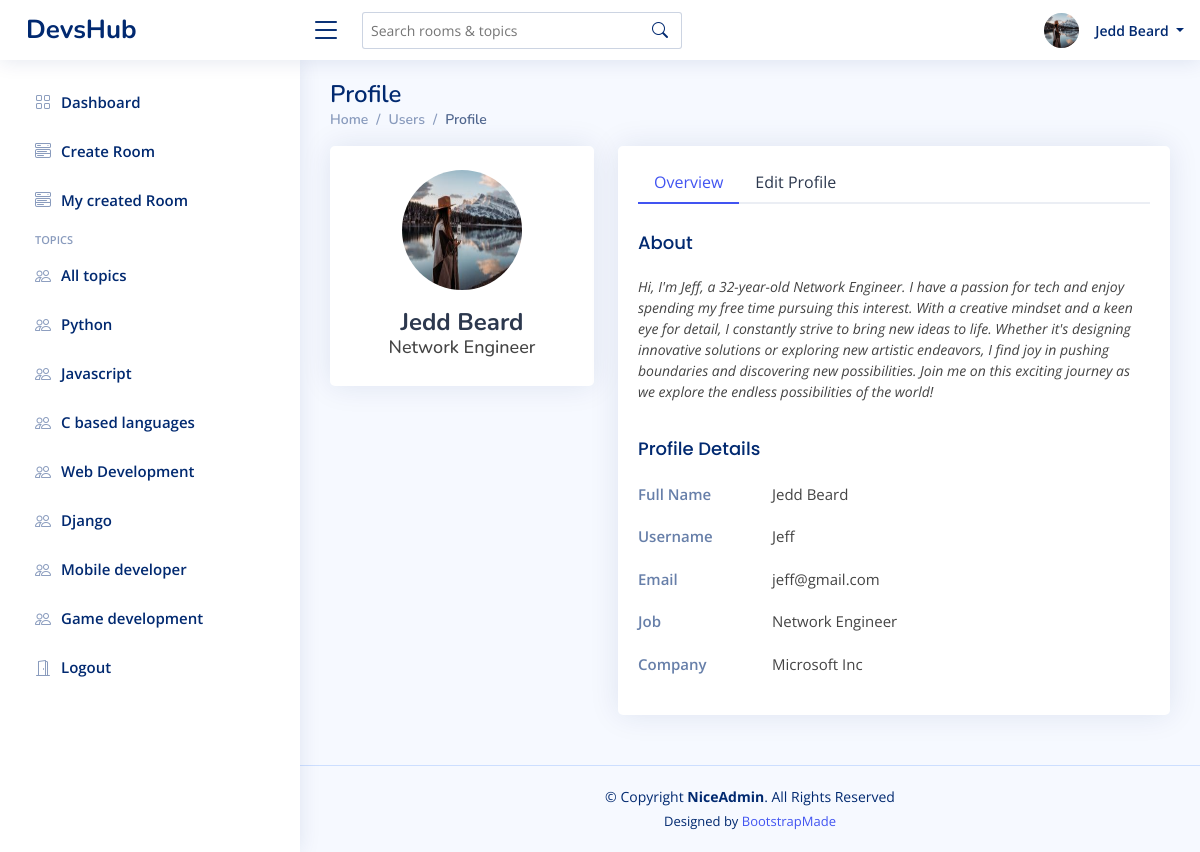
/profile/1/ (signed in), run on the app's committed database.
### base/models.py (models this page shows, shortened)
class Profile(models.Model):
    user = models.OneToOneField(User, on_delete=models.CASCADE)
    full_name = models.CharField(max_length=200, blank=True)
    profile_pic = models.ImageField(default="avatar.png", upload_to='profiles/', blank=True)
    bio =  models.TextField(blank=True)
    job = models.CharField(max_length=150, blank=True)
    company = models.CharField(max_length=200, blank=True)
    created = models.DateTimeField(auto_now_add=True)
    updated = models.DateTimeField(auto_now=True)

class Topic(models.Model):
    name = models.CharField(max_length=100)

### base/views.py (the view)
# urls.py: path('profile/<str:pk>/', profile_view, name="profile"),
@login_required(login_url="login")
def profile_view(request, pk):
    topics = Topic.objects.all()
    user = User.objects.get(id=pk)
    form = EditProfileForm(request.POST or None, request.FILES or None, instance=user.profile)
    if form.is_valid():
        form.save()
        messages.success(request, "Profile has updated successfully")
        return redirect('profile', pk=user.id)
    context = {
        'topics':topics,
        "user":user,
        'form': form
    }
    return render(request, 'base/profile.html', context)

### base/forms.py
class EditProfileForm(forms.ModelForm):
    class Meta:
        model = Profile
        fields = "__all__"
        exclude = ["user"]

### base/templates/base/profile.html (shortened to what this page needs)
{% extends 'main.html' %}
{% load static %}
{% load custom_filters %}
{% load crispy_forms_tags %}
{% block css_files %}
<link href="{% static 'vendor/bootstrap/css/bootstrap.min.css' %}" rel="stylesheet">
<link href="{% static 'vendor/bootstrap-icons/bootstrap-icons.css' %}" rel="stylesheet">
<link href="{% static 'css/style.css' %}" rel="stylesheet">
{% endblock css_files %}
{% block content %}
  <main id="main" class="main">
    <div class="pagetitle">
      <h1>Profile</h1>
      <nav>
        <ol class="breadcrumb">
          <li class="breadcrumb-item"><a href="index.html">Home</a></li>
          <li class="breadcrumb-item">Users</li>
          <li class="breadcrumb-item active">Profile</li>
        </ol>
      </nav>
    </div>
    <section class="section profile">
      <div class="row">
        <div class="col-xl-4">
          <div class="card">
            <div class="card-body profile-card pt-4 d-flex flex-column align-items-center">
              <img src="{{user.profile.profile_pic.url}}" style="height:120px; width:130px;" alt="Profile" class="rounded-circle mb-2">
              <h2>
                {% if user.profile.full_name %}
                        {{user.profile.full_name}}
                    {% else %}
                        {{user}}
                    {% endif %}
                </h2>
              <h3>{% if user.profile.job %}
                        {{user.profile.job}}
                    {% else %}
                        job not indicated
                    {% endif %} </h3>
            </div>
          </div>
        </div>
        <div class="col-xl-8">
          <div class="card">
            <div class="card-body pt-3">
              <ul class="nav nav-tabs nav-tabs-bordered">
                <li class="nav-item">
                  <button class="nav-link active" data-bs-toggle="tab" data-bs-target="#profile-overview">Overview</button>
                </li>
                {% if request.user.profile == user.profile %}
                <li class="nav-item">
                  <button class="nav-link" data-bs-toggle="tab" data-bs-target="#profile-edit">Edit Profile</button>
                </li>
                {% endif %}
              </ul>
              <div class="tab-content pt-2">
                <div class="tab-pane fade show active profile-overview" id="profile-overview">
                  <h5 class="card-title">About</h5>
                  <p class="small fst-italic">
                    {% if user.profile.bio %}
                        {{user.profile.bio}}
                    {% else %}
                        No bio...
                    {% endif %}
                  </p>
                  <h5 class="card-title">Profile Details</h5>
                  <div class="row">
                    <div class="col-lg-3 col-md-4 label ">Full Name</div>
                    <div class="col-lg-9 col-md-8">{% if user.profile.full_name %}
                        {{user.profile.full_name}}
                    {% else %}
                        None
                    {% endif %} </div>
                  </div>
                  <div class="row">
                    <div class="col-lg-3 col-md-4 label">Username</div>
                    <div class="col-lg-9 col-md-8">{{user.username}}</div>
                  </div>
                  <div class="row">
                    <div class="col-lg-3 col-md-4 label">Email</div>
                    <div class="col-lg-9 col-md-8">{{user.email}}</div>
                  </div>
                  <div class="row">
                    <div class="col-lg-3 col-md-4 label">Job</div>
                    <div class="col-lg-9 col-md-8">
                    {% if user.profile.job %}
                        {{user.profile.job}}
                    {% else %}
                        Not updated
                    {% endif %} </div>
                  </div>
                  <div class="row">
                    <div class="col-lg-3 col-md-4 label">Company</div>
                    <div class="col-lg-9 col-md-8">
                        {% if user.profile.company %}
                        {{user.profile.company}}
                        {% else %}
                            Not updated
                        {% endif %}
                    </div>
                  </div>
                </div>
              </div>
            </div>
          </div>
        </div>
      </div>
    </section>
  </main>
{% endblock content %}

### templates/navbar.html (shortened to what this page needs)
  <header id="header" class="header fixed-top d-flex align-items-center">
    <div class="d-flex align-items-center justify-content-between">
      <a href="{% url 'home' %}" class="logo d-flex align-items-center">
        <span class="d-none d-lg-block">DevsHub</span>
      </a>
      <i class="bi bi-list toggle-sidebar-btn"></i>
    </div>
    <div class="search-bar">
      <form class="search-form d-flex align-items-center" method="GET" action="{% url 'home' %}">
        <input type="text" name="q" placeholder="Search rooms & topics" title="Enter search keyword">
        <button type="submit" title="Search"><i class="bi bi-search"></i></button>
      </form>
    </div>
    <nav class="header-nav ms-auto">
      <ul class="d-flex align-items-center">
        {% if user.is_authenticated %}
        <li class="nav-item dropdown pe-3">
          <a class="nav-link nav-profile d-flex align-items-center pe-0" href="#" data-bs-toggle="dropdown">
            <img src="{{request.user.profile.profile_pic.url}}" style="height: 35px; width:35px;" alt="Profile" class="rounded-circle me-2">
            <span class="d-none d-md-block dropdown-toggle ps-2">
              {% if request.user.profile.full_name %}
                {{request.user.profile.full_name}}
              {% else %}
                {{request.user}}
               {% endif %}
            </span>
          </a>
        </li>
        {% else %}
        <a href="{% url 'login' %}" class="btn btn-primary me-3">Login</a>
        {% endif %}
      </ul>
    </nav>
  </header>

### templates/aside.html
  <aside id="sidebar" class="sidebar">
    <ul class="sidebar-nav" id="sidebar-nav">
      <li class="nav-item">
        <a class="nav-link collapsed" href="{% url 'home' %}">
          <i class="bi bi-grid"></i>
          <span>Dashboard</span>
        </a>
      </li>
      <li class="nav-item">
        <a class="nav-link collapsed" data-bs-target="#components-nav" href="{% url 'create-room' %}">
          <i class="bi bi-menu-button-wide"></i><span>Create Room</span>
        </a>
      </li>
      <li class="nav-item">
        <a class="nav-link collapsed" data-bs-target="#components-nav" href="{% url 'created-rooms' %}">
          <i class="bi bi-menu-button-wide"></i><span>My created Room</span>
        </a>
      </li>
      <li class="nav-heading">Topics</li>
      <li class="nav-item">
        <a class="nav-link collapsed" href="{% url 'home' %}">
        <i class="bi bi-people"></i>
        <span>All topics</span>
        </a>
    </li>
      {% for topic in topics %}
        <li class="nav-item">
            <a class="nav-link collapsed" href="{% url 'home' %}?q={{topic.name}}">
            <i class="bi bi-people"></i>
            <span>{{topic.name}}</span>
            </a>
        </li>
      {% endfor %}
      {% if user.is_authenticated %}
      <li class="nav-item">
        <a class="nav-link collapsed" href="{% url 'logout' %}">
        <i class="bi bi-door-open"></i>
        <span>Logout</span>
        </a>
      </li>
      {% endif %}
    </ul>
  </aside>

### static/css/style.css (style rules this page uses)
:root { scroll-behavior: smooth; }
body { font-family: "Open Sans", sans-serif; background: #f6f9ff; color: #444444; }
a { color: #4154f1; text-decoration: none; }
h1, h2, h3, h4, h5, h6 { font-family: "Nunito", sans-serif; }
#main { margin-top: 60px; padding: 20px 30px; transition: all 0.3s; }
.pagetitle { margin-bottom: 10px; }
.pagetitle h1 { font-size: 24px; margin-bottom: 0; font-weight: 600; color: #012970; }
.card { margin-bottom: 30px; border: none; border-radius: 5px; box-shadow: 0px 0 30px rgba(1, 41, 112, 0.1); }
.card-title { padding: 20px 0 15px 0; font-size: 18px; font-weight: 500; color: #012970; font-family: "Poppins", sans-serif; }
.card-body { padding: 0 20px 20px 20px; }
.breadcrumb { font-size: 14px; font-family: "Nunito", sans-serif; color: #899bbd; font-weight: 600; }
.breadcrumb a { color: #899bbd; transition: 0.3s; }
.breadcrumb .breadcrumb-item::before { color: #899bbd; }
.breadcrumb .active { color: #51678f; font-weight: 600; }
.nav-tabs-bordered { border-bottom: 2px solid #ebeef4; }
.nav-tabs-bordered .nav-link { margin-bottom: -2px; border: none; color: #2c384e; }
.nav-tabs-bordered .nav-link.active { background-color: #fff; color: #4154f1; border-bottom: 2px solid #4154f1; }
.logo { line-height: 1; }
@media (min-width: 1200px) { .logo { width: 280px; } }
.logo span { font-size: 26px; font-weight: 700; color: #012970; font-family: "Nunito", sans-serif; }
.header { transition: all 0.5s; z-index: 997; height: 60px; box-shadow: 0px 2px 20px rgba(1, 41, 112, 0.1); background-color: #fff; padding-left: 20px; }
.header .toggle-sidebar-btn { font-size: 32px; padding-left: 10px; cursor: pointer; color: #012970; }
.header .search-bar { min-width: 360px; padding: 0 20px; }
.header .search-form { width: 100%; }
.header .search-form input { border: 0; font-size: 14px; color: #012970; border: 1px solid rgba(1, 41, 112, 0.2); padding: 7px 38px 7px 8px; border-radius: 3px; transition: 0.3s; width: 100%; }
.header .search-form button { border: 0; padding: 0; margin-left: -30px; background: none; }
.header .search-form button i { color: #012970; }
.header-nav ul { list-style: none; }
.header-nav>ul { margin: 0; padding: 0; }
.header-nav .nav-profile { color: #012970; }
.header-nav .nav-profile img { max-height: 36px; }
.header-nav .nav-profile span { font-size: 14px; font-weight: 600; }
.sidebar { position: fixed; top: 60px; left: 0; bottom: 0; width: 300px; z-index: 996; transition: all 0.3s; padding: 20px; overflow-y: auto; scrollbar-width: thin; scrollbar-color: #aab7cf transparent; box-shadow: 0px 0px 20px rgba(1, 41, 112, 0.1); background-color: #fff; }
@media (min-width: 1200px) { #main, #footer { margin-left: 300px; } }
.sidebar-nav { padding: 0; margin: 0; list-style: none; }
.sidebar-nav li { padding: 0; margin: 0; list-style: none; }
.sidebar-nav .nav-item { margin-bottom: 5px; }
.sidebar-nav .nav-heading { font-size: 11px; text-transform: uppercase; color: #899bbd; font-weight: 600; margin: 10px 0 5px 15px; }
.sidebar-nav .nav-link { display: flex; align-items: center; font-size: 15px; font-weight: 600; color: #4154f1; transition: 0.3; background: #f6f9ff; padding: 10px 15px; border-radius: 4px; }
.sidebar-nav .nav-link i { font-size: 16px; margin-right: 10px; color: #4154f1; }
.sidebar-nav .nav-link.collapsed { color: #012970; background: #fff; }
.sidebar-nav .nav-link.collapsed i { color: #899bbd; }
.profile .profile-card img { max-width: 120px; }
.profile .profile-card h2 { font-size: 24px; font-weight: 700; color: #2c384e; margin: 10px 0 0 0; }
.profile .profile-card h3 { font-size: 18px; }
.profile .profile-overview .row { margin-bottom: 20px; font-size: 15px; }
.profile .profile-overview .card-title { color: #012970; }
.profile .profile-overview .label { font-weight: 600; color: rgba(1, 41, 112, 0.6); }

### data on the page
Topic: name "Python"
Topic: name "Javascript"
Topic: name "C based languages"
Topic: name "Web Development"
Topic: name "Django"
Topic: name "Mobile developer"
Topic: name "Game development"

### other printed values
{{ request.user.profile.full_name }} "Jedd Beard"
{{ user.profile.full_name }} "Jedd Beard"
{{ user.profile.job }} "Network Engineer"
{{ user.username }} "Jeff"
{{ user.email }} "jeff@gmail.com"
{{ user.profile.company }} "Microsoft Inc"
